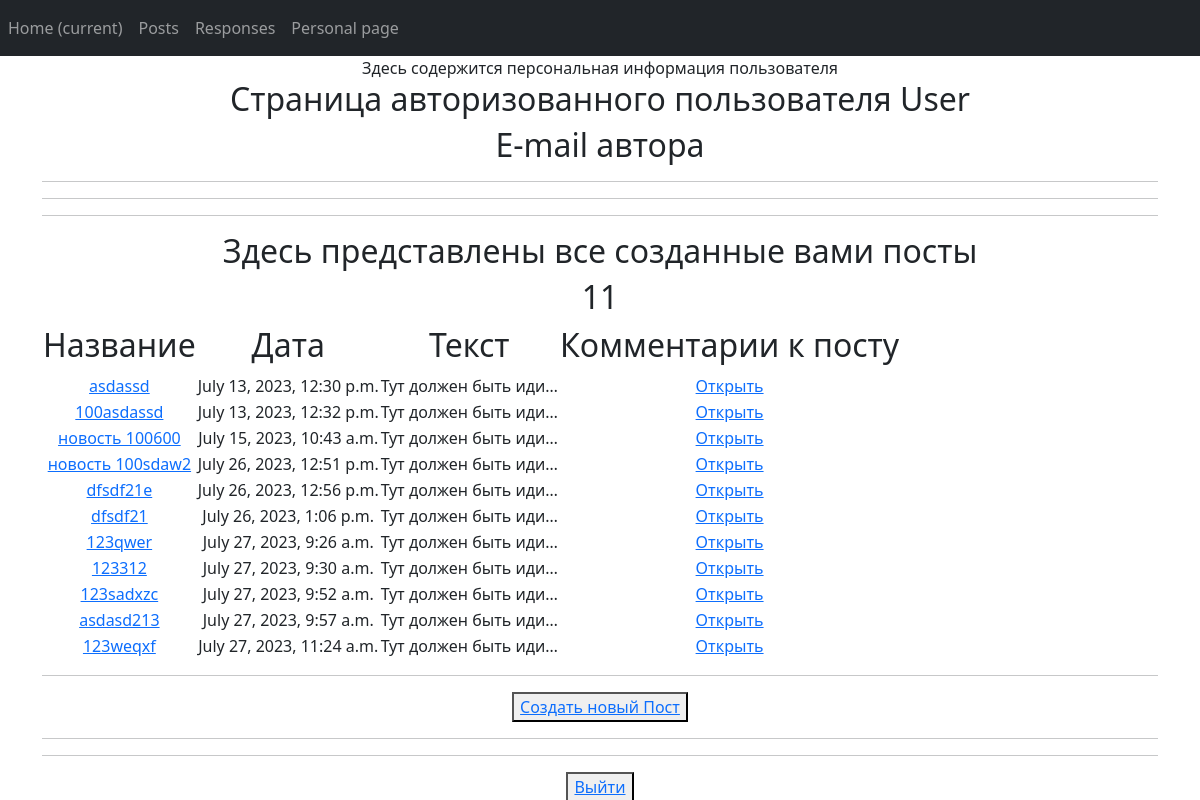
/personal_page/ (signed in), run on the app's committed database.
### board/models.py (models this page shows, shortened)
class Post(models.Model):
    author = models.ForeignKey(Author, on_delete=models.CASCADE)
    time_in = models.DateTimeField(auto_now_add=True)
    post_name = models.CharField(max_length=100)
    post_text = models.TextField(default="Тут должен быть идиотский контент, а будет абракадабра, для проверки задания: дурак ываываываф идиот ыафыаываывфа мудак ываф ываф ывп фывп фвап фвп выа фывп фыва выа ыфвп выа фыв афвыа ывф.")
    category = models.ManyToManyField(Category, through='PostCategory')
    file = models.FileField(upload_to='my_downloads', blank=True)

### board/views.py (the view)
# urls.py: path('personal_page/', IndexView.as_view()),
class IndexView(LoginRequiredMixin, ListView):
    model = Post
    ordering = '-time_in'
    template_name = 'protect/index.html'
    context_object_name = 'post_list'
    def get_queryset(self):
        queryset = Post.objects.filter(author__user=self.request.user)
        return queryset
    def get_context_data(self, **kwargs):
        context = super().get_context_data(**kwargs)
        context['author'] = Author.objects.get(user=self.request.user)
        context['posts'] = Post.objects.filter(author=context['author'])
        return context

### templates/protect/index.html (shortened to what this page needs)
{% extends "flatpages/base.html" %}
{% load custom_tags %}
{% block content %}
<div> Здесь содержится персональная информация пользователя </div>
<h2>Страница авторизованного пользователя {{request.user.username}}</h2>
<h2>E-mail автора {{author.user.email}}</h2>
<hr>
<hr>
<hr>
<h2>Здесь представлены все созданные вами посты</h2>
   {% if posts %}
    <h2>{{posts|length}}</h2>
       <table>
           <tr>
               <td><h2>Название</h2></td>
               <td><h2>Дата</h2></td>
               <td><h2>Текст</h2></td>
               <td><h2>Комментарии к посту</h2></td>
           </tr>
           {% for post in posts %}
           <tr>
               <td><a href="/posts/{{post.id}}">{{ post.post_name }}</a></td>
               <td>{{ post.time_in| date:'DATETIME_FORMAT' }}</td>
               <td>{{ post.post_text|truncatechars:20 }}</td>
               <td><a href="/posts/{{post.id}}/all_responses">Открыть</a></td>
           </tr>
           {% endfor %}
       </table>
    <hr>
    <button> <a href={{all_posts}}"/posts/create/">Создать новый Пост</a> </button>
   {% else %}
       <h2>У вас еще нет постов, создайте первый!</h2>
        <button> <a href={{all_posts}}"/posts/create/">Создать новый Пост</a> </button>
   {% endif %}
<hr>
<hr>
<button> <a href="sign/logout/">Выйти</a> </button>
{% endblock content %}

### data on the page
Post: post_name "asdassd", time_in "July 13, 2023, 12:30 p.m.", post_text "Тут должен быть иди…"
Post: post_name "100asdassd", time_in "July 13, 2023, 12:32 p.m.", post_text "Тут должен быть иди…"
Post: post_name "новость 100600", time_in "July 15, 2023, 10:43 a.m.", post_text "Тут должен быть иди…"
Post: post_name "новость 100sdaw2", time_in "July 26, 2023, 12:51 p.m.", post_text "Тут должен быть иди…"
Post: post_name "dfsdf21e", time_in "July 26, 2023, 12:56 p.m.", post_text "Тут должен быть иди…"
Post: post_name "dfsdf21", time_in "July 26, 2023, 1:06 p.m.", post_text "Тут должен быть иди…"
Post: post_name "123qwer", time_in "July 27, 2023, 9:26 a.m.", post_text "Тут должен быть иди…"
Post: post_name "123312", time_in "July 27, 2023, 9:30 a.m.", post_text "Тут должен быть иди…"
Post: post_name "123sadxzc", time_in "July 27, 2023, 9:52 a.m.", post_text "Тут должен быть иди…"
Post: post_name "asdasd213", time_in "July 27, 2023, 9:57 a.m.", post_text "Тут должен быть иди…"
Post: post_name "123weqxf", time_in "July 27, 2023, 11:24 a.m.", post_text "Тут должен быть иди…"

### other printed values
{{ request.user.username }} "User"
{{ posts|length }} "11"
